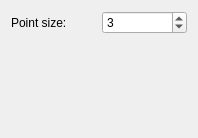
<?xml version="1.0" encoding="UTF-8"?>
<ui version="4.0">
 <class>V3DCfgWidForAttributeInPointSet</class>
 <widget class="QWidget" name="V3DCfgWidForAttributeInPointSet">
  <property name="geometry">
   <rect>
    <x>0</x>
    <y>0</y>
    <width>198</width>
    <height>138</height>
   </rect>
  </property>
  <property name="windowTitle">
   <string>Form</string>
  </property>
  <layout class="QVBoxLayout" name="verticalLayout">
   <item>
    <layout class="QHBoxLayout" name="horizontalLayout">
     <item>
      <widget class="QLabel" name="label">
       <property name="text">
        <string>Point size:</string>
       </property>
      </widget>
     </item>
     <item>
      <widget class="QSpinBox" name="spinPointSize">
       <property name="minimum">
        <number>1</number>
       </property>
       <property name="maximum">
        <number>200</number>
       </property>
       <property name="value">
        <number>3</number>
       </property>
      </widget>
     </item>
    </layout>
   </item>
   <item>
    <spacer name="verticalSpacer">
     <property name="orientation">
      <enum>Qt::Vertical</enum>
     </property>
     <property name="sizeHint" stdset="0">
      <size>
       <width>20</width>
       <height>93</height>
      </size>
     </property>
    </spacer>
   </item>
  </layout>
 </widget>
 <resources/>
 <connections>
  <connection>
   <sender>spinPointSize</sender>
   <signal>valueChanged(int)</signal>
   <receiver>V3DCfgWidForAttributeInPointSet</receiver>
   <slot>onUserMadeChanges()</slot>
   <hints>
    <hint type="sourcelabel">
     <x>151</x>
     <y>18</y>
    </hint>
    <hint type="destinationlabel">
     <x>174</x>
     <y>33</y>
    </hint>
   </hints>
  </connection>
 </connections>
 <slots>
  <slot>onUserMadeChanges()</slot>
 </slots>
</ui>
